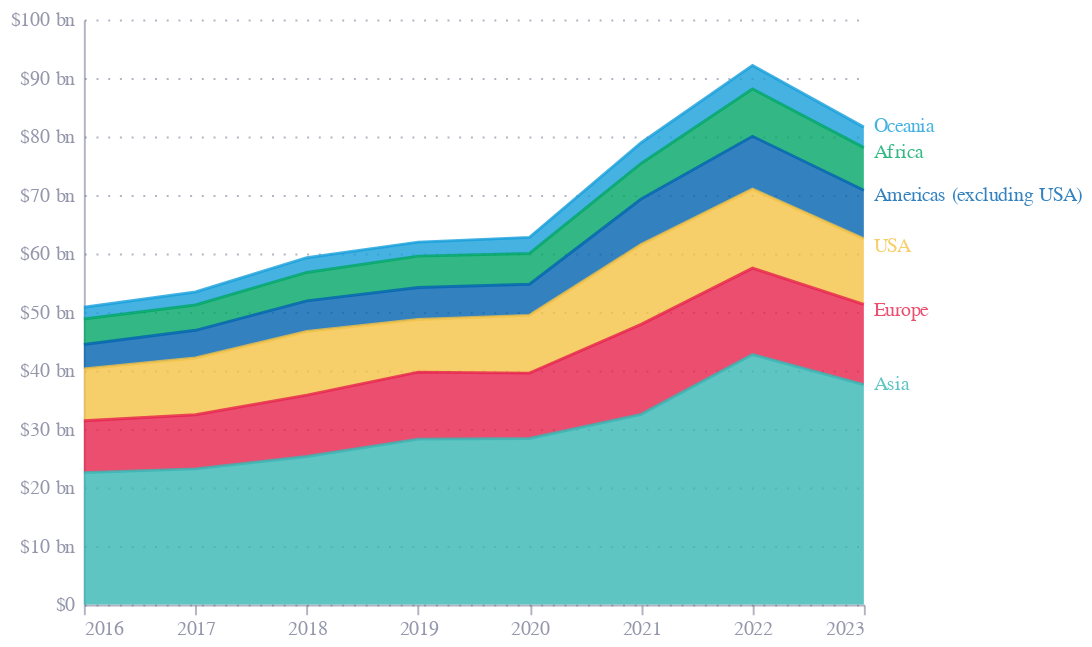

Source (notebook cell):
### Code cell
DEFLATE = True

df = pd.read_csv("chn_iron_steel_articles_exports_HS73.csv")
df = df[['period', 'partnerISO', 'partnerDesc', 'primaryValue']]
df.columns = ['date', 'importerISO', 'importerDesc', 'value']
df = df[df.importerISO.isin(country_isos)]
df = df.query('date >= 2016')

chart_n = 8

# # Who are the top 5ish importers of iron and steel articles from China over the period?
# top_importers = df.groupby(by=['importerDesc', 'importerISO'])['value'].sum().reset_index().sort_values(by='value', ascending=False).head(10)
# top_importers = top_importers.importerISO.unique().tolist()[:chart_n]

# df['importer'] = np.where(df['importerISO'].isin(top_importers), df['importerDesc'], 'Other')
# full_df = df.copy()
# df = df.groupby(['date', 'importer'])['value'].sum().reset_index()

# Group by region 
df = df.merge(iso_df[['alpha-3', 'region']], left_on='importerISO', right_on='alpha-3', how='left')
df['group'] = np.where(df.importerISO == 'USA', 'USA', df['region'])
df['group'] = np.where(df['group'] == 'Americas', 'Americas (excluding USA)', df['group'])

df['value'] = df['value'].astype(float)/1e9

df['date'] = pd.to_datetime(df['date'], format='%Y')

df= df.groupby(['date', 'group'])['value'].sum().reset_index()
df['label'] = np.where(df.date == df.date.max(), df['group'], '')

# Deflate with the Chinese deflator
if DEFLATE:
    df = df.merge(deflators_df.query("country_id == 'CHN'")[['date', 'deflator']], on='date', how='left')
    df['value'] = df['value'] / df['deflator']


# order the stack by the last value
final_year = df['date'].max()
ranks = (
    df[df['date'] == final_year]
    .sort_values('value', ascending=True)  # optional: ascending for bottom-to-top stack
    .assign(stack=lambda d: range(1, len(d)+1))  # or use .rank() if you want float ranks
    [['group', 'stack']]
)

# Merge ranks back to full df
df = df.merge(ranks, on='group', how='left')

base = alt.Chart(df).encode(
    x=alt.X('date:T', title=''),
    y=alt.Y('value:Q', title='', axis=alt.Axis(
        format='$,.0f',
        labelExpr="datum.label + (datum.value > 0 ? ' bn' : '')",
        )),
        order=alt.Order(
            'stack:N',
            sort='descending'
        ),

    color=alt.Color('group:N',
                    legend=None,
                    scale=alt.Scale(
                        domain=df.query(f"date == 2023").sort_values(by='value', ascending=False).head(10).group.unique(),
                        range=["#36B7B4","#E6224B","#F4C245","#0063AF","#00A767","#179FDB","#EB5C2E"]),
                     title='Importer'),
)

areas = base.mark_area(
    interpolate='linear',
    line=True,
    opacity=0.5
).encode(
    size=alt.condition(
        alt.datum.importer == 'United States of America',
        alt.value(3),
        alt.value(1.5)
    ),
    opacity=alt.condition(
        alt.datum.importer == 'United States of America',
        alt.value(1),
        alt.value(0.8)
    ),
    tooltip=[
        alt.Tooltip('group:N', title='Region'),
        alt.Tooltip('value:Q', title='Value', format=',.0f'),
        alt.Tooltip('date:T', title='Year')
    ]
)

['Africa', 'Americas (excluding USA)', 'Asia', 'Europe', 'Oceania',
       'USA']

dys = {
    "Oceania": -250,
    "Africa": -225,
    "Americas (excluding USA)": -200,
    "USA": -160,
    "Europe": -120,
} if not DEFLATE else {
    "Oceania": -235,
    "Africa": -210,
    "Americas (excluding USA)": -185,
    "USA": -150,
    "Europe": -110,
}

end_labels = base.mark_text(
    align='left',
    dx=5,
    dy=alt.expr(
        f'{json.dumps(dys)}[datum.group] ? {json.dumps(dys)}[datum.group] : 0'
    )
).encode(
    text='label:N',
    size=alt.condition(
        alt.datum.group == 'United States of America',
        alt.value(12),
        alt.value(10)
    ),
    opacity=alt.condition(
        alt.datum.group == 'United States of America',
        alt.value(1),
        alt.value(0.8)
    )
)

print("CHN: Exports of Iron and Steel Articles by Region")
chart = areas + end_labels

chart.save(f"charts/chn_iron_steel_articles_exports_by_region{'_deflated' if DEFLATE else ''}.html")
chart.save(f"charts/chn_iron_steel_articles_exports_by_region{'_deflated' if DEFLATE else ''}.png", scale_factor=3)
chart

### Figure 1 — Vega-Lite specification as saved in the notebook (floating-point values rounded to 4 significant figures)
{"config": {"font": "Circular Std", "mark": {"line": {"interpolate": "monotone"}}, "view": {"stroke": "transparent", "width": 400, "height": 300}, "range": {"category": ["#36B7B4", "#E6224B", "#F4C245", "#0063AF", "#00A767", "#179FDB", "#EB5C2E"], "diverging": ["#E6224B", "#E54753", "#C9C9C9", "#179FDB", "#122B39"], "heatmap": ["#C9C9C9", "#179FDB", "#0063AF", "#122B39"], "ordinal": ["#00A767", "#36B7B4", "#179FDB", "#0063AF", "#243B5A"]}, "axisX": {"domainColor": "#676A86", "domainOpacity": 0.5, "grid": false, "labelAngle": 0, "labelColor": "#676A86", "labelOpacity": 0.7, "orient": "bottom", "tickColor": "#676A86", "tickCount": 10, "tickOpacity": 0.5, "title": false, "titleAlign": "center", "titleAnchor": "middle", "titleColor": "#676A86", "titleFontSize": 12, "titleOpacity": 0.8, "titleY": -15}, "axisY": {"domainColor": "#676A86", "domainOpacity": 0.5, "gridColor": "#676A86", "gridDash": [1, 5], "gridOpacity": 0.5, "labelColor": "#676A86", "labelOpacity": 0.7, "labelPadding": 5, "tickColor": "#676A86", "tickCount": 8, "tickOpacity": 0.5, "ticks": false, "titleAlign": "left", "titleAngle": 0, "titleBaseline": "bottom", "titleColor": "#676A86", "titleFontSize": 12, "titleOpacity": 0.8, "titleX": 0, "titleY": -7}}, "layer": [{"mark": {"type": "area", "interpolate": "linear", "line": true, "opacity": 0.5}, "encoding": {"color": {"field": "group", "legend": null, "scale": {"domain": ["Asia", "Europe", "USA", "Americas (excluding USA)", "Africa", "Oceania"], "range": ["#36B7B4", "#E6224B", "#F4C245", "#0063AF", "#00A767", "#179FDB", "#EB5C2E"]}, "title": "Importer", "type": "nominal"}, "opacity": {"condition": {"test": "(datum.importer === 'United States of America')", "value": 1}, "value": 0.8}, "order": {"field": "stack", "sort": "descending", "type": "nominal"}, "size": {"condition": {"test": "(datum.importer === 'United States of America')", "value": 3}, "value": 1.5}, "tooltip": [{"field": "group", "title": "Region", "type": "nominal"}, {"field": "value", "format": ",.0f", "title": "Value", "type": "quantitative"}, {"field": "date", "title": "Year", "type": "temporal"}], "x": {"field": "date", "title": "", "type": "temporal"}, "y": {"axis": {"format": "$,.0f", "labelExpr": "datum.label + (datum.value > 0 ? ' bn' : '')"}, "field": "value", "title": "", "type": "quantitative"}}}, {"mark": {"type": "text", "align": "left", "dx": 5, "dy": {"expr": "{\"Oceania\": -235, \"Africa\": -210, \"Americas (excluding USA)\": -185, \"USA\": -150, \"Europe\": -110}[datum.group] ? {\"Oceania\": -235, \"Africa\": -210, \"Americas (excluding USA)\": -185, \"USA\": -150, \"Europe\": -110}[datum.group] : 0"}}, "encoding": {"color": {"field": "group", "legend": null, "scale": {"domain": ["Asia", "Europe", "USA", "Americas (excluding USA)", "Africa", "Oceania"], "range": ["#36B7B4", "#E6224B", "#F4C245", "#0063AF", "#00A767", "#179FDB", "#EB5C2E"]}, "title": "Importer", "type": "nominal"}, "opacity": {"condition": {"test": "(datum.group === 'United States of America')", "value": 1}, "value": 0.8}, "order": {"field": "stack", "sort": "descending", "type": "nominal"}, "size": {"condition": {"test": "(datum.group === 'United States of America')", "value": 12}, "value": 10}, "text": {"field": "label", "type": "nominal"}, "x": {"field": "date", "title": "", "type": "temporal"}, "y": {"axis": {"format": "$,.0f", "labelExpr": "datum.label + (datum.value > 0 ? ' bn' : '')"}, "field": "value", "title": "", "type": "quantitative"}}}], "data": {"name": "data-ceabba28e5ad49e59e4ab31f55f64ca8"}, "$schema": "https://vega.github.io/schema/vega-lite/v5.20.1.json", "datasets": {"data-ceabba28e5ad49e59e4ab31f55f64ca8": [{"date": "2016-01-01T00:00:00", "group": "Africa", "value": 4.38, "label": "", "deflator": 1.012, "stack": 2}, {"date": "2016-01-01T00:00:00", "group": "Americas (excluding USA)", "value": 4.164, "label": "", "deflator": 1.012, "stack": 3}, {"date": "2016-01-01T00:00:00", "group": "Asia", "value": 22.54, "label": "", "deflator": 1.012, "stack": 6}, {"date": "2016-01-01T00:00:00", "group": "Europe", "value": 8.854, "label": "", "deflator": 1.012, "stack": 5}, {"date": "2016-01-01T00:00:00", "group": "Oceania", "value": 1.991, "label": "", "deflator": 1.012, "stack": 1}, {"date": "2016-01-01T00:00:00", "group": "USA", "value": 8.873, "label": "", "deflator": 1.012, "stack": 4}, {"date": "2017-01-01T00:00:00", "group": "Africa", "value": 4.323, "label": "", "deflator": 1.052, "stack": 2}, {"date": "2017-01-01T00:00:00", "group": "Americas (excluding USA)", "value": 4.725, "label": "", "deflator": 1.052, "stack": 3}, {"date": "2017-01-01T00:00:00", "group": "Asia", "value": 23.18, "label": "", "deflator": 1.052, "stack": 6}, {"date": "2017-01-01T00:00:00", "group": "Europe", "value": 9.244, "label": "", "deflator": 1.052, "stack": 5}, {"date": "2017-01-01T00:00:00", "group": "Oceania", "value": 2.225, "label": "", "deflator": 1.052, "stack": 1}, {"date": "2017-01-01T00:00:00", "group": "USA", "value": 9.718, "label": "", "deflator": 1.052, "stack": 4}, {"date": "2018-01-01T00:00:00", "group": "Africa", "value": 4.861, "label": "", "deflator": 1.088, "stack": 2}, {"date": "2018-01-01T00:00:00", "group": "Americas (excluding USA)", "value": 5.233, "label": "", "deflator": 1.088, "stack": 3}, {"date": "2018-01-01T00:00:00", "group": "Asia", "value": 25.31, "label": "", "deflator": 1.088, "stack": 6}, {"date": "2018-01-01T00:00:00", "group": "Europe", "value": 10.48, "label": "", "deflator": 1.088, "stack": 5}, {"date": "2018-01-01T00:00:00", "group": "Oceania", "value": 2.518, "label": "", "deflator": 1.088, "stack": 1}, {"date": "2018-01-01T00:00:00", "group": "USA", "value": 10.88, "label": "", "deflator": 1.088, "stack": 4}, {"date": "2019-01-01T00:00:00", "group": "Africa", "value": 5.361, "label": "", "deflator": 1.106, "stack": 2}, {"date": "2019-01-01T00:00:00", "group": "Americas (excluding USA)", "value": 5.465, "label": "", "deflator": 1.106, "stack": 3}, {"date": "2019-01-01T00:00:00", "group": "Asia", "value": 28.27, "label": "", "deflator": 1.106, "stack": 6}, {"date": "2019-01-01T00:00:00", "group": "Europe", "value": 11.46, "label": "", "deflator": 1.106, "stack": 5}, {"date": "2019-01-01T00:00:00", "group": "Oceania", "value": 2.398, "label": "", "deflator": 1.106, "stack": 1}, {"date": "2019-01-01T00:00:00", "group": "USA", "value": 9.0, "label": "", "deflator": 1.106, "stack": 4}, {"date": "2020-01-01T00:00:00", "group": "Africa", "value": 5.25, "label": "", "deflator": 1.119, "stack": 2}, {"date": "2020-01-01T00:00:00", "group": "Americas (excluding USA)", "value": 5.319, "label": "", "deflator": 1.119, "stack": 3}, {"date": "2020-01-01T00:00:00", "group": "Asia", "value": 28.37, "label": "", "deflator": 1.119, "stack": 6}, {"date": "2020-01-01T00:00:00", "group": "Europe", "value": 11.19, "label": "", "deflator": 1.119, "stack": 5}, {"date": "2020-01-01T00:00:00", "group": "Oceania", "value": 2.763, "label": "", "deflator": 1.119, "stack": 1}, {"date": "2020-01-01T00:00:00", "group": "USA", "value": 9.874, "label": "", "deflator": 1.119, "stack": 4}, {"date": "2021-01-01T00:00:00", "group": "Africa", "value": 6.092, "label": "", "deflator": 1.16, "stack": 2}, {"date": "2021-01-01T00:00:00", "group": "Americas (excluding USA)", "value": 7.751, "label": "", "deflator": 1.16, "stack": 3}, {"date": "2021-01-01T00:00:00", "group": "Asia", "value": 32.5, "label": "", "deflator": 1.16, "stack": 6}, {"date": "2021-01-01T00:00:00", "group": "Europe", "value": 15.4, "label": "", "deflator": 1.16, "stack": 5}, {"date": "2021-01-01T00:00:00", "group": "Oceania", "value": 3.547, "label": "", "deflator": 1.16, "stack": 1}, {"date": "2021-01-01T00:00:00", "group": "USA", "value": 13.66, "label": "", "deflator": 1.16, "stack": 4}, {"date": "2022-01-01T00:00:00", "group": "Africa", "value": 8.08, "label": "", "deflator": 1.183, "stack": 2}, {"date": "2022-01-01T00:00:00", "group": "Americas (excluding USA)", "value": 9.031, "label": "", "deflator": 1.183, "stack": 3}, {"date": "2022-01-01T00:00:00", "group": "Asia", "value": 42.73, "label": "", "deflator": 1.183, "stack": 6}, {"date": "2022-01-01T00:00:00", "group": "Europe", "value": 14.76, "label": "", "deflator": 1.183, "stack": 5}, {"date": "2022-01-01T00:00:00", "group": "Oceania", "value": 4.042, "label": "", "deflator": 1.183, "stack": 1}, {"date": "2022-01-01T00:00:00", "group": "USA", "value": 13.52, "label": "", "deflator": 1.183, "stack": 4}, {"date": "2023-01-01T00:00:00", "group": "Africa", "value": 7.27, "label": "Africa", "deflator": 1.178, "stack": 2}, {"date": "2023-01-01T00:00:00", "group": "Americas (excluding USA)", "value": 8.316, "label": "Americas (excluding USA)", "deflator": 1.178, "stack": 3}, {"date": "2023-01-01T00:00:00", "group": "Asia", "value": 37.59, "label": "Asia", "deflator": 1.178, "stack": 6}, {"date": "2023-01-01T00:00:00", "group": "Europe", "value": 13.71, "label": "Europe", "deflator": 1.178, "stack": 5}, {"date": "2023-01-01T00:00:00", "group": "Oceania", "value": 3.507, "label": "Oceania", "deflator": 1.178, "stack": 1}, {"date": "2023-01-01T00:00:00", "group": "USA", "value": 11.2, "label": "USA", "deflator": 1.178, "stack": 4}]}}
